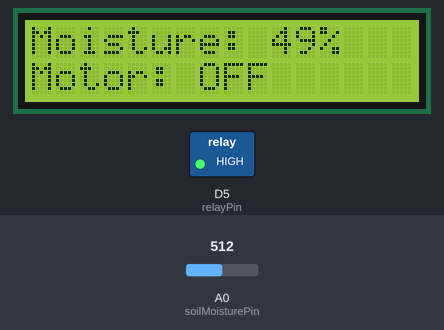
Simulated run of this sketch. Board: ESP8266 (NodeMCU). Parts: 16×2 character LCD, switched loads named in the sketch (green lamp = pin HIGH). The test bench sets the inputs (shaded band); at power-on: A0 (soilMoisturePin) = 512. WiFi joins after 1.5 s; servers stay silent unless stated.

Above: at 5.0 s.
5.1 s: A0 (soilMoisturePin) set to 585
At 7.0 s:
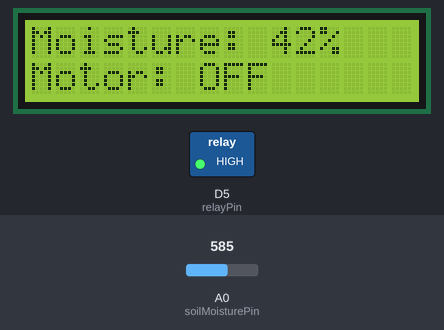
7.4 s: A0 (soilMoisturePin) set to 606
At 9.2 s:
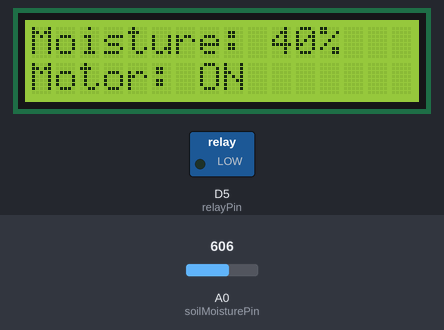
9.5 s: A0 (soilMoisturePin) set to 511
At 11.5 s:
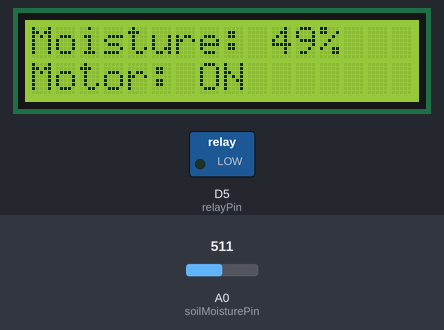
Timing chart, 0 to 13.0 s (numbered marks = the images above; inputs shaded):
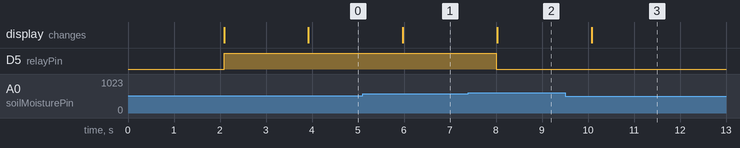

The sketch:

Plant_watering_system_with_new_blynk_update.ino
```cpp
/************** Blynk Setup **************/
#define BLYNK_TEMPLATE_ID "TMPL6CNewrKoa"
#define BLYNK_TEMPLATE_NAME "venian"

#define BLYNK_AUTH_TOKEN "Mu911co212tOO3u_2FbBoUqWfmmU-DtQ"

#include <Wire.h>
#include <LiquidCrystal_PCF8574.h>
#include <ESP8266WiFi.h>
#include <BlynkSimpleEsp8266.h>

/************** LCD Setup **************/
LiquidCrystal_PCF8574 lcd(0x27); // I2C address may vary: 0x27 or 0x3F

/************** Pin Definitions **************/
const int soilMoisturePin = A0;  // Soil Moisture Sensor
const int relayPin = D5;         // Relay (Motor Control)

/************** WiFi Credentials **************/
char auth[] = "Mu911co212tOO3u_2FbBoUqWfmmU-DtQ";
char ssid[] = "iPhone";
char pass[] = "11111110";

/************** Variables **************/
bool motorState = false;
bool autoMode = true; // Default Auto Mode

/************** Function Prototypes **************/
int readMoisture();
void sendMotorNotification(bool state);

/************** Setup **************/
void setup() {
  Serial.begin(115200);

  // Initialize LCD
  lcd.begin(16, 2);
  lcd.setBacklight(255);
  lcd.setCursor(0, 0);
  lcd.print("Let's water");
  lcd.setCursor(0, 1);
  lcd.print("System Start...");
  delay(2000);
  lcd.clear();

  // Initialize Relay
  pinMode(relayPin, OUTPUT);
  digitalWrite(relayPin, HIGH); // Motor OFF at start

  // Connect WiFi & Blynk
  WiFi.begin(ssid, pass);
  Blynk.begin(auth, ssid, pass);
}

/************** Loop **************/
void loop() {
  Blynk.run();

  int moisturePercentage = readMoisture();
  Blynk.virtualWrite(V2, moisturePercentage); // Send soil data to Blynk app

  static bool lastMotorState = false; // Track previous state

  // --- Auto Mode ---
  if (autoMode) {
    if (moisturePercentage <= 40 && !motorState) { // Dry
      motorState = true;
      digitalWrite(relayPin, LOW);  // Turn ON motor
    }
    else if (moisturePercentage >= 80 && motorState) { // Wet
      motorState = false;
      digitalWrite(relayPin, HIGH); // Turn OFF motor
    }
  }

  // Send notifications if motor state changes
  if (motorState != lastMotorState) {
    sendMotorNotification(motorState);
    lastMotorState = motorState;
  }

  // --- Display on LCD ---
  lcd.clear();
  lcd.setCursor(0, 0);
  lcd.print("Moisture: ");
  lcd.print(moisturePercentage);
  lcd.print("%");

  lcd.setCursor(0, 1);
  lcd.print("Motor: ");
  lcd.print(motorState ? "ON " : "OFF");

  delay(1000);
}

/************** Read Moisture Function **************/
int readMoisture() {
  int sensorValue = analogRead(soilMoisturePin);
  int percentage = map(sensorValue, 1023, 0, 0, 100); // Adjust mapping
  return percentage;
}

/************** Blynk Virtual Pins **************/
// V3 → Mode Switch (Auto/Manual)
BLYNK_WRITE(V3) {
  autoMode = param.asInt(); // 1 = Auto, 0 = Manual
}

// V1 → Manual Motor Control
BLYNK_WRITE(V1) {
  if (!autoMode) { // Only in Manual Mode
    bool newState = param.asInt(); // 1 = ON, 0 = OFF
    if (newState != motorState) {
      motorState = newState;
      digitalWrite(relayPin, motorState ? LOW : HIGH);
      sendMotorNotification(motorState);
    }
  }
}

/************** Notification Function **************/
void sendMotorNotification(bool state) {
  if (state) {
    Blynk.logEvent("motor_on", "Motor has been turned ON");
  } else {
    Blynk.logEvent("motor_off", "Motor has been turned OFF");
  }
}
```

Measured:
- the behaviour switches between 598 and 599 on A0 (soilMoisturePin) (found by bisection; images 1 and 2)
- after the input at 5.1 s, the display: changes after 0.88 s (image 1)
- after the input at 7.4 s, D5 (relayPin): HIGH → LOW after 0.60 s; the display: changes after 0.63 s (image 2)
- after the input at 9.5 s, the display: changes after 0.58 s (image 3)
